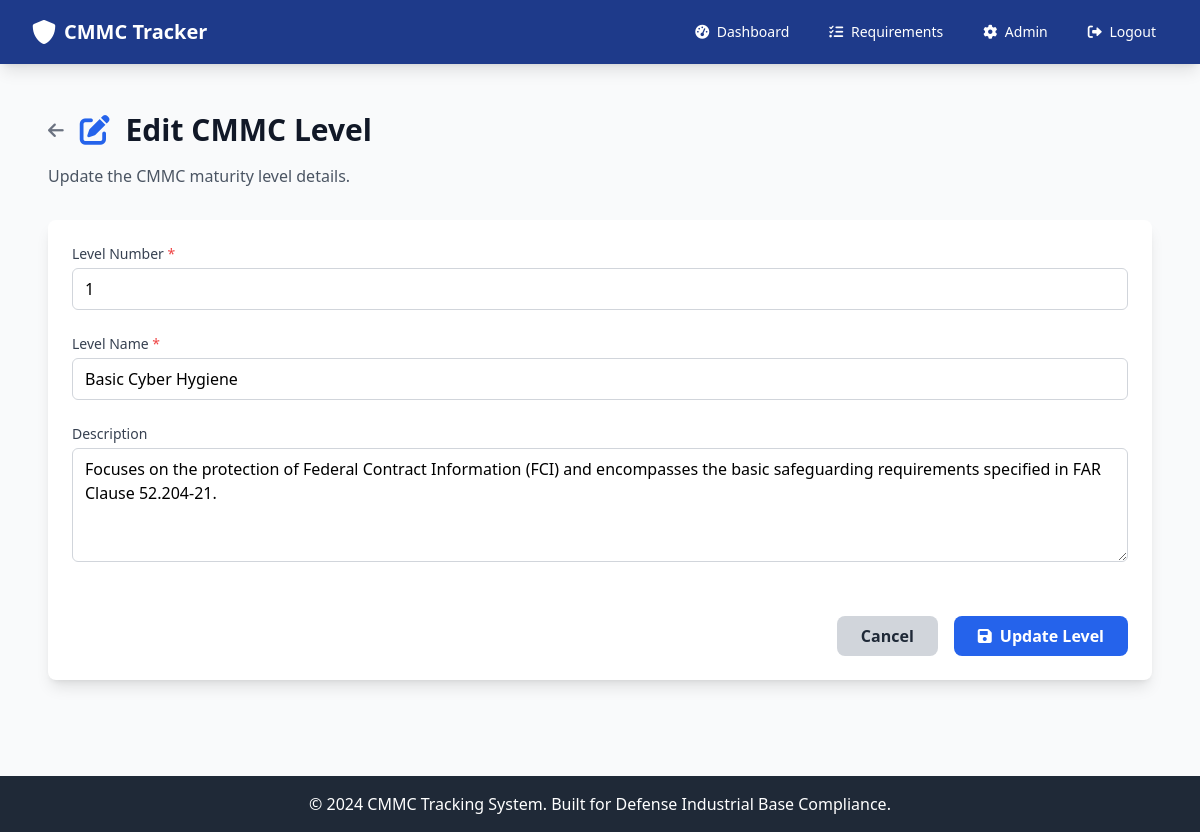
Screenshot of /admin/levels/edit/1 (signed in) with the database file from the repository.
### app.py (models this page shows)
class CMMCLevel(db.Model):
    __tablename__ = 'cmmc_level'
    id = db.Column(db.Integer, primary_key=True)
    level_number = db.Column(db.Integer, unique=True, nullable=False)
    name = db.Column(db.String(100), nullable=False)
    description = db.Column(db.Text)
    created_at = db.Column(db.DateTime, default=datetime.utcnow)

### app.py (the view, shortened to what this page needs)
@app.route('/admin/levels/edit/<int:id>', methods=['GET', 'POST'])
@admin_required
def admin_edit_level(id):
    level = CMMCLevel.query.get_or_404(id)
    return render_template('admin/edit_level.html', level=level)

### app.py (called while the page is built, shortened)
def admin_required(f):
    @wraps(f)
    def decorated_function(*args, **kwargs):
        if 'user_id' not in session:
            flash('Please log in to access this page.', 'warning')
            return redirect(url_for('login'))
        user = User.query.get(session['user_id'])
        if not user or user.role != 'admin':
            flash('Admin access required.', 'error')
            return redirect(url_for('dashboard'))
        return f(*args, **kwargs)
    return decorated_function

@app.before_request
def enforce_device_and_user_authorization():
    open_endpoints = {
        'index', 'login', 'register', 'logout', 'static', 'device_pending'
    }
    if request.endpoint in open_endpoints:
        return None
    if 'user_id' not in session:
        return None
    user = User.query.get(session['user_id'])
    if not user:
        session.clear()
        return redirect(url_for('login'))
    if not user.is_authorized:
        flash('Your account is awaiting authorization by an administrator.', 'warning')
        return redirect(url_for('index'))
    if user.role == 'admin':
        return None

### templates/admin/edit_level.html (shortened to what this page needs)
{% extends "base.html" %}
{% block content %}
<div class="px-4 py-6">
    <div class="mb-8">
        <div class="flex items-center mb-4">
            <a href="{{ url_for('admin_levels') }}" class="text-gray-500 hover:text-gray-700 mr-4">
                <i class="fas fa-arrow-left text-lg"></i>
            </a>
            <h1 class="text-3xl font-bold text-gray-900">
                <i class="fas fa-edit text-blue-600 mr-2"></i>
                Edit CMMC Level
            </h1>
        </div>
        <p class="text-gray-600">Update the CMMC maturity level details.</p>
    </div>
    <div class="bg-white shadow-lg rounded-lg">
        <form method="POST" class="space-y-6 p-6">
            <div>
                <label for="level_number" class="block text-sm font-medium text-gray-700 mb-1">
                    Level Number <span class="text-red-500">*</span>
                </label>
                <input type="number" id="level_number" name="level_number" required min="1" max="5"
                       value="{{ level.level_number }}"
                       class="w-full border border-gray-300 rounded-md px-3 py-2 focus:outline-none focus:ring-blue-500 focus:border-blue-500"
                       placeholder="e.g., 1">
            </div>
            <div>
                <label for="name" class="block text-sm font-medium text-gray-700 mb-1">
                    Level Name <span class="text-red-500">*</span>
                </label>
                <input type="text" id="name" name="name" required
                       value="{{ level.name }}"
                       class="w-full border border-gray-300 rounded-md px-3 py-2 focus:outline-none focus:ring-blue-500 focus:border-blue-500"
                       placeholder="e.g., Basic Cyber Hygiene">
            </div>
            <div>
                <label for="description" class="block text-sm font-medium text-gray-700 mb-1">
                    Description
                </label>
                <textarea id="description" name="description" rows="4"
                          class="w-full border border-gray-300 rounded-md px-3 py-2 focus:outline-none focus:ring-blue-500 focus:border-blue-500"
                          placeholder="Describe this CMMC maturity level...">{{ level.description or '' }}</textarea>
            </div>
            <div class="flex justify-end space-x-4 pt-6">
                <a href="{{ url_for('admin_levels') }}"
                   class="bg-gray-300 hover:bg-gray-400 text-gray-800 font-bold py-2 px-6 rounded-lg transition duration-200">
                    Cancel
                </a>
                <button type="submit"
                        class="bg-blue-600 hover:bg-blue-700 text-white font-bold py-2 px-6 rounded-lg transition duration-200">
                    <i class="fas fa-save mr-2"></i>Update Level
                </button>
            </div>
        </form>
    </div>
</div>
{% endblock %}

### rows the page displays
CMMCLevel: level_number "1", name "Basic Cyber Hygiene", description "Focuses on the protection of Federal Contract Information (FCI) and encompasses the basic safeguarding requirements specified in FAR Clause 52.204-21."
